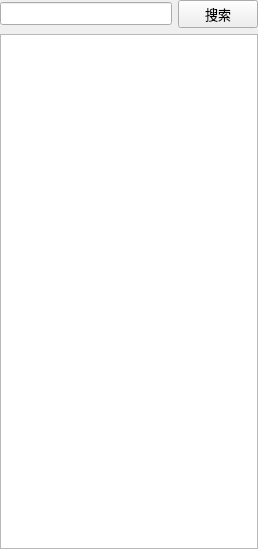
<?xml version="1.0" encoding="UTF-8"?>
<ui version="4.0">
 <class>BucketWidget</class>
 <widget class="QWidget" name="BucketWidget">
  <property name="geometry">
   <rect>
    <x>0</x>
    <y>0</y>
    <width>258</width>
    <height>549</height>
   </rect>
  </property>
  <property name="font">
   <font>
    <pointsize>10</pointsize>
   </font>
  </property>
  <property name="windowTitle">
   <string>Form</string>
  </property>
  <layout class="QVBoxLayout" name="verticalLayout">
   <property name="spacing">
    <number>6</number>
   </property>
   <property name="leftMargin">
    <number>0</number>
   </property>
   <property name="topMargin">
    <number>0</number>
   </property>
   <property name="rightMargin">
    <number>0</number>
   </property>
   <property name="bottomMargin">
    <number>0</number>
   </property>
   <item>
    <layout class="QHBoxLayout" name="horizontalLayout">
     <item>
      <widget class="QLineEdit" name="lineEdit">
       <property name="font">
        <font>
         <pointsize>10</pointsize>
        </font>
       </property>
      </widget>
     </item>
     <item>
      <widget class="QPushButton" name="pushButton">
       <property name="font">
        <font>
         <pointsize>10</pointsize>
        </font>
       </property>
       <property name="text">
        <string>搜索</string>
       </property>
      </widget>
     </item>
    </layout>
   </item>
   <item>
    <widget class="QListWidget" name="listWidget"/>
   </item>
  </layout>
 </widget>
 <resources/>
 <connections/>
</ui>
